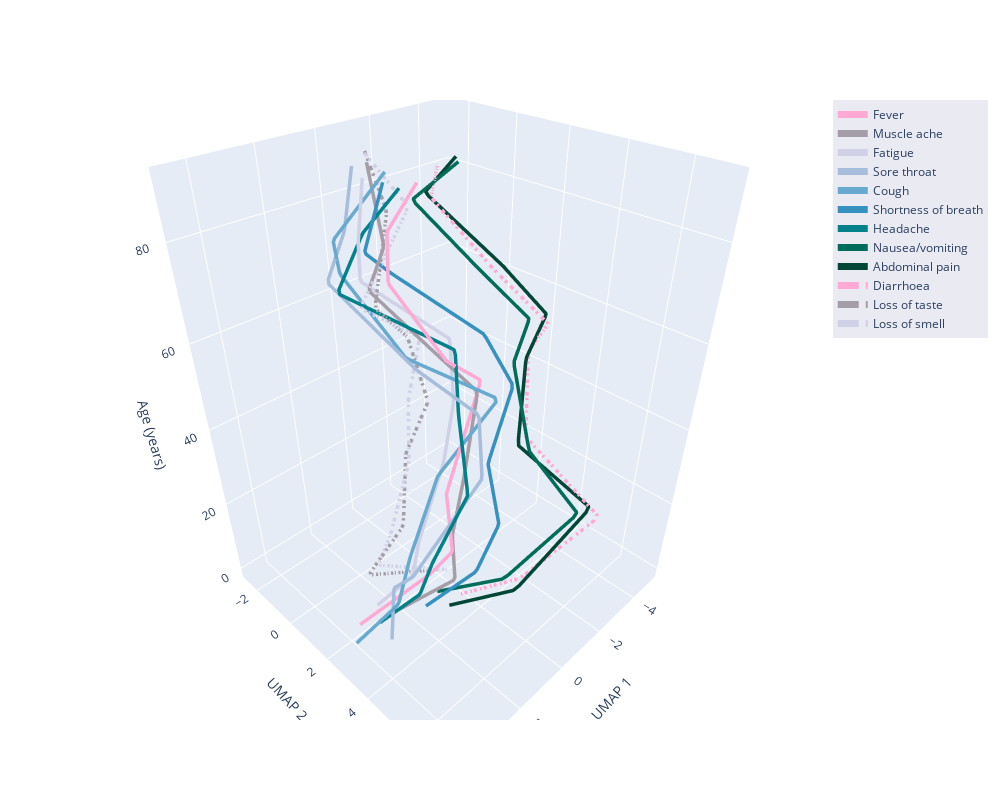

Notebook code cell kept with this figure:
### Code cell
n_embeddings = len(aligned_mapper.embeddings_)
es = aligned_mapper.embeddings_
embedding_df = pd.DataFrame(np.vstack(es), columns=('x', 'y'))
embedding_df['z'] = np.repeat(np.linspace(0, 1.0, n_embeddings), es[0].shape[0])
embedding_df['id'] = np.tile(np.arange(es[0].shape[0]), n_embeddings)
#embedding_df['digit'] = np.tile(digits.target, n_embeddings)

fx = interp1d(
    embedding_df.z[embedding_df.id == 0]*10, embedding_df.x.values.reshape(n_embeddings, 12).T, kind="linear"
)
fy = interp1d(
    embedding_df.z[embedding_df.id == 0]*10, embedding_df.y.values.reshape(n_embeddings, 12).T, kind="linear"
)
z = np.linspace(0, 10, 100)

# viable colour palette's
#palette = px.colors.qualitative.Plotly * 2
# first couple of colours were edited to make them darker
palette = ['#ffa9d4', #'#fff7fb'
            '#a59ea8', #'#ece2f0'
            '#d0d1e6',
            '#a6bddb',
            '#67a9cf',
            '#3690c0',
            '#02818a',
            '#016c59',
            '#014636'] * 3

#'solid', 'dot', 'dash', 'longdash', 'dashdot', 'longdashdot'
linetype = ['solid']*9 + ['dashdot']*9 + ['dashdot']*8

# work out the axis limits
x_min = embedding_df.x.min()
x_max = embedding_df.x.max()
y_min = embedding_df.y.min()
y_max = embedding_df.y.max()

x_midpoint = (x_min + x_max) / 2
y_midpoint = (y_min + y_max) / 2
x_len = x_max - x_min
y_len = y_max - y_min

max_length = max(x_len, y_len)

padding = 1.2

x_range = [x_midpoint - 0.5*max_length*padding, x_midpoint + 0.5*max_length*padding]
y_range = [y_midpoint - 0.5*max_length*padding, y_midpoint + 0.5*max_length*padding]


# start plotting
interpolated_traces = [fx(z), fy(z)]
traces = [
    go.Scatter3d(
        x=interpolated_traces[0][i],
        y=interpolated_traces[1][i],
        z=z*n_slices,
        mode="lines",
        line=dict(
            width=7.0,
            dash = linetype[i],
            color = palette[i]
        ),
        opacity=1,
        name = str(lookup.symptom_name_formatted.values[i]),
        text = str(lookup.symptom_name_formatted.values[i]),
        hovertext = str(lookup.symptom_name_formatted.values[i])
    )
    for i in range(12)
]
fig = go.Figure(data=traces)
fig.update_layout(
    width=1000,
    height=800,
    autosize=True,
    showlegend=True,
    legend = {'bgcolor': '#EAEAF2'},
    scene=(dict(
        aspectmode='manual',
        aspectratio=dict(x=1, y=1, z=1.4), # can be used to stretch the plot vertically
        xaxis_range = x_range,
        yaxis_range = y_range,
        xaxis_title = 'UMAP 1',
        yaxis_title = 'UMAP 2',
        zaxis_title = 'Age (years)')))

fig.show()
